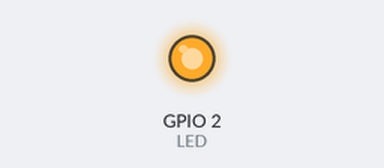
Simulated run of this sketch. Board: ESP32. Shown: output pins drawn as LEDs (lit = HIGH). Random numbers use the default seed unless the sketch sets one; what the sketch prints to the serial monitor is not drawn.

Above: at 0.5 s.
At 2.5 s:
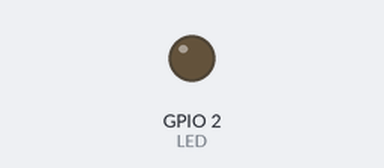
Timing chart, 0 to 5.2 s (numbered marks = the images above):
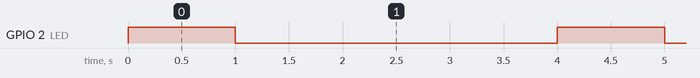

Measured:
- by itself, GPIO 2 (LED): alternates HIGH for 1.0 s and LOW for 3.0 s

The sketch:

ESP32_EMISOR.ino
```cpp
// (licence header left out)
#include <esp_now.h>
#include <WiFi.h>

// REPLACE WITH YOUR RECEIVER MAC Address
uint8_t broadcastAddress[] = {0x7C, 0x9E, 0xBD, 0x65, 0x7F, 0x2C};

// Structure example to send data
// Must match the receiver structure
typedef struct struct_message {
  char a[32];
  int b;
  float c;
  bool d;
} struct_message;

// Create a struct_message called myData
struct_message myData;

esp_now_peer_info_t peerInfo;

// callback when data is sent
void OnDataSent(const uint8_t *mac_addr, esp_now_send_status_t status) {
  Serial.print("\r\nLast Packet Send Status:\t");
  Serial.println(status == ESP_NOW_SEND_SUCCESS ? "Delivery Success" : "Delivery Fail");
}

void setup() {
  // Init Serial Monitor
  Serial.begin(115200);
  #define LED 2
  pinMode(LED, OUTPUT);

  // Set device as a Wi-Fi Station
  WiFi.mode(WIFI_STA);

  // Init ESP-NOW
  if (esp_now_init() != ESP_OK) {
    Serial.println("Error initializing ESP-NOW");
    return;
  }

  // Once ESPNow is successfully Init, we will register for Send CB to
  // get the status of Trasnmitted packet
  esp_now_register_send_cb(OnDataSent);

  // Register peer
  memcpy(peerInfo.peer_addr, broadcastAddress, 6);
  peerInfo.channel = 0;
  peerInfo.encrypt = false;

  // Add peer
  if (esp_now_add_peer(&peerInfo) != ESP_OK){
    Serial.println("Failed to add peer");
    return;
  }
}

void loop() {
  // Set values to send
  strcpy(myData.a, "THIS IS A CHAR");
  myData.b = random(1,20);
  myData.c = 1.2;
  myData.d = false;

  // Send message via ESP-NOW
  esp_err_t result = esp_now_send(broadcastAddress, (uint8_t *) &myData, sizeof(myData));

  if (result == ESP_OK) {
    Serial.println("DATOS ENVIADOS!!!!!!");
    digitalWrite(LED, HIGH);
    delay(1000);
    digitalWrite(LED, LOW);
    delay(1000);
  }
  else {
    Serial.println("ERROR CONEXION PERDIDA");
  }
  delay(2000);
}
```
